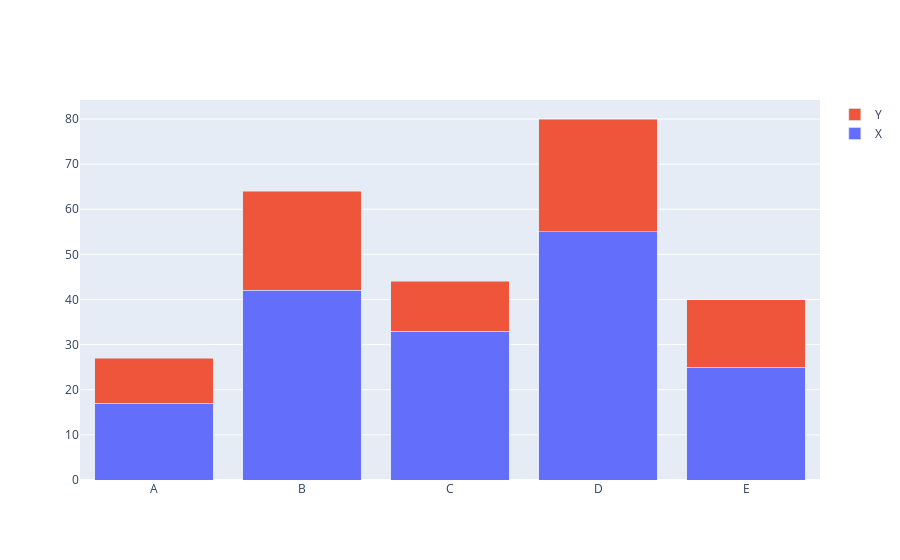

This figure's notebook cell:
### Markdown cell above
## Barplot with plotly graph object

The plotly graph object API requires a bit more verbose, but nothing very complex here!

We mainly have to **iterate** over each sub categories, filter the dataframe on this sub category, and plot it.

Last but not least, we use the `update_layout()` function with the `barmode='stack'` argument to ensure that bars are **stacked on each others**. Otherwise the default render will put them next to each other (the **default** value is `group`)

### Code cell
import plotly.graph_objects as go

fig = go.Figure()

# Create list of all unique sub categories
sub_categories = df['sub_category'].unique()

# Adding bars for each sub-category
for sub_cat in sub_categories:
    filtered_df = df[df['sub_category'] == sub_cat]
    fig.add_trace(go.Bar(
        x=filtered_df['category'],
        y=filtered_df['value'],
        name=sub_cat
    ))

# Update layout if necessary
fig.update_layout(
    barmode='stack'
)

# Show plot
fig.show()

### Figure 1 — Plotly figure (JSON) as saved in the notebook; plotly's stock layout.template omitted (floating-point values rounded to 4 significant figures)
{"data": [{"name": "X", "type": "bar", "x": ["A", "B", "C", "D", "E"], "y": [17, 42, 33, 55, 25]}, {"name": "Y", "type": "bar", "x": ["A", "B", "C", "D", "E"], "y": [10, 22, 11, 25, 15]}], "layout": {"barmode": "stack"}}
